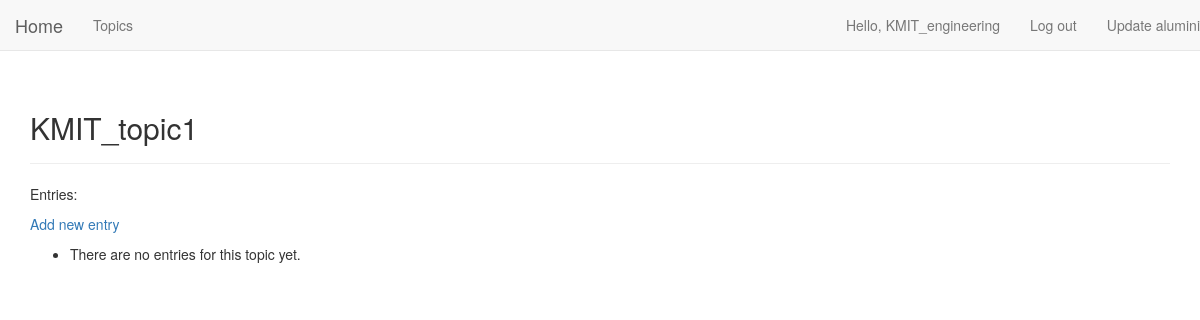
/topics/1/ (signed in), run on an earlier commit of the app's database.
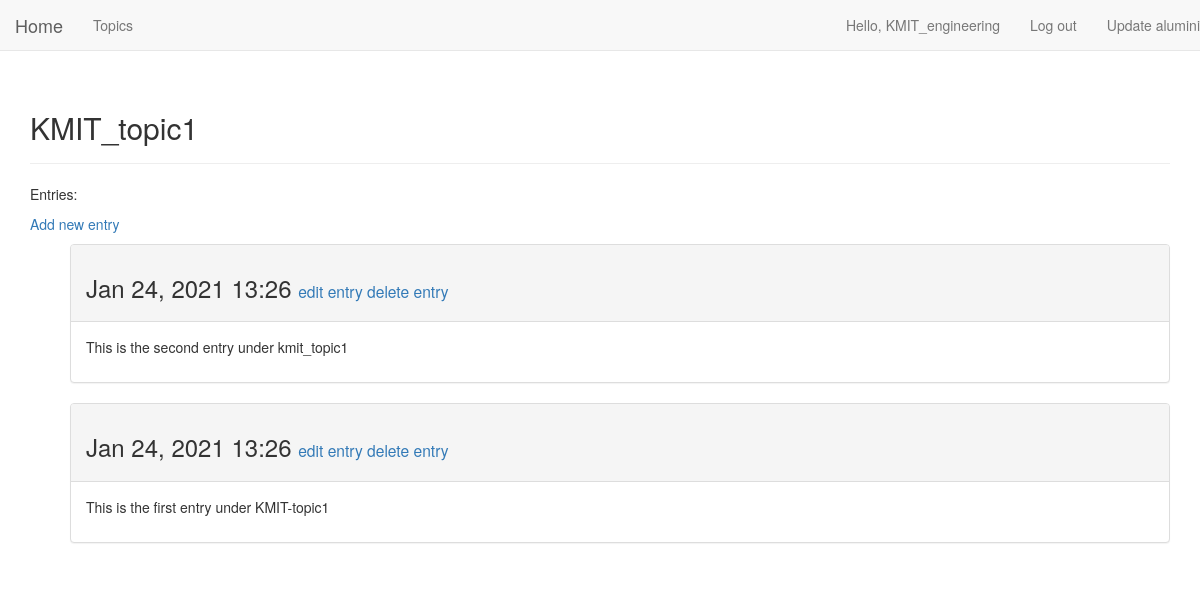
And on a later commit of the database.
### Users/models.py (models this page shows, shortened)
class User(AbstractUser):
    is_alumini = models.BooleanField(default=False)
    is_college = models.BooleanField(default=False)

class Topic(models.Model):
    text=models.CharField(max_length=200)
    date_added=models.DateTimeField(auto_now_add=True)
    owner=models.ForeignKey('College',on_delete=models.CASCADE)
    def __str__(self):
        return self.text

class Entry(models.Model):
    topic=models.ForeignKey('Topic',on_delete=models.CASCADE)
    text=models.TextField()
    date_added=models.DateTimeField(auto_now_add=True)
    class Meta:
        verbose_name_plural='entries'

### Users/views/classroom.py (the view)
# urls.py: re_path(r'^topics/(?P<topic_id>\d+)/$',classroom.topic,name='topic'),
@login_required
def topic(request, topic_id):
  topic = Topic.objects.get(id=topic_id)
  if(request.user.is_alumini==True):
      alumini=Alumini.objects.get(user=request.user)
      if(topic.owner!=alumini.college):
          raise Http404
  else:
      college=College.objects.get(user=request.user)
      if(topic.owner!=college):
          raise Http404
  entries = topic.entry_set.order_by('-date_added')
  context = {'topic': topic, 'entries': entries}
  return render(request, 'Users/topic.html', context)

### Users/templates/Users/topic.html
{% extends 'Users/home.html' %}
{% load bootstrap3 %}
{% block header %}
  <h2>{{ topic }}</h2>
{% endblock header%}
{% block content %}
<p>Entries:</p>
{% if user.is_college %}
  <p>
    <a href="{% url 'Users:new_entry' topic.id %}">Add new entry</a>
  </p>
{% endif %}
<ul>
  {% for entry in entries %}
  <div class="panel panel-default">
    <div class="panel-heading">
      <h3>
        {{ entry.date_added|date:'M d, Y H:i' }}
        <small>
          <a href="{% url 'Users:edit_entry' entry.id %}">edit entry</a>
          <a href="{% url 'Users:delete_entry' entry.id %}">delete entry</a>
        </small>
      </h3>
    </div>
    <div class="panel-body">
      {{ entry.text|linebreaks }}
    </div>
  </div>
  {% empty %}
<li>
There are no entries for this topic yet.
</li>
{% endfor %}
</ul>
{% endblock content %}

### Users/templates/Users/home.html (shortened to what this page needs)
{% load bootstrap3 %}
<!DOCTYPE html>
<html>
    <head>
        {% bootstrap_css %}
    </head>
    <body>
  <nav class="navbar navbar-default navbar-static-top">
    <div class="navbar-header">
    <a class="navbar-brand" href="{% url 'Users:index' %}">Home</a>
    </div>
    <div class="collapse navbar-collapse" id="navbar">
      <ul class="nav navbar-nav">
        {% if user.is_authenticated %}
        <li><a class="nav-link" href="{% url 'Users:topics' %}">Topics</a></li>
        {% endif %}
      </ul>
      <ul class="nav navbar-nav navbar-right">
        {% if user.is_authenticated %}
         <li><a>Hello, {{ user.username }}</a></li>
        <li class="nav-item">
          <a class="nav-link" href="{% url 'Users:logout' %}">Log out</a>
        </li>
        <li class="nav-item">
          <a class="nav-link" href="{% url 'Users:update_alumini' %}">Update alumini</a>
        </li>
        {% endif %}
      </ul>
    </div>
  </nav>
  <div class="container">
    <div class="page-header">
      {% block header %}{% endblock header %}
    </div>
    <div>
      {% block content %}{% endblock content %}
    </div>
  </div>
  </body>
</html>

What changed in the data, as far as the page shows it:
added Entry: date_added "Jan 24, 2021 13:26", text "This is the second entry under kmit_topic1"
added Entry: date_added "Jan 24, 2021 13:26", text "This is the first entry under KMIT-topic1"
Also different on the page:
text no longer shown: "There are no entries for this topic yet."
